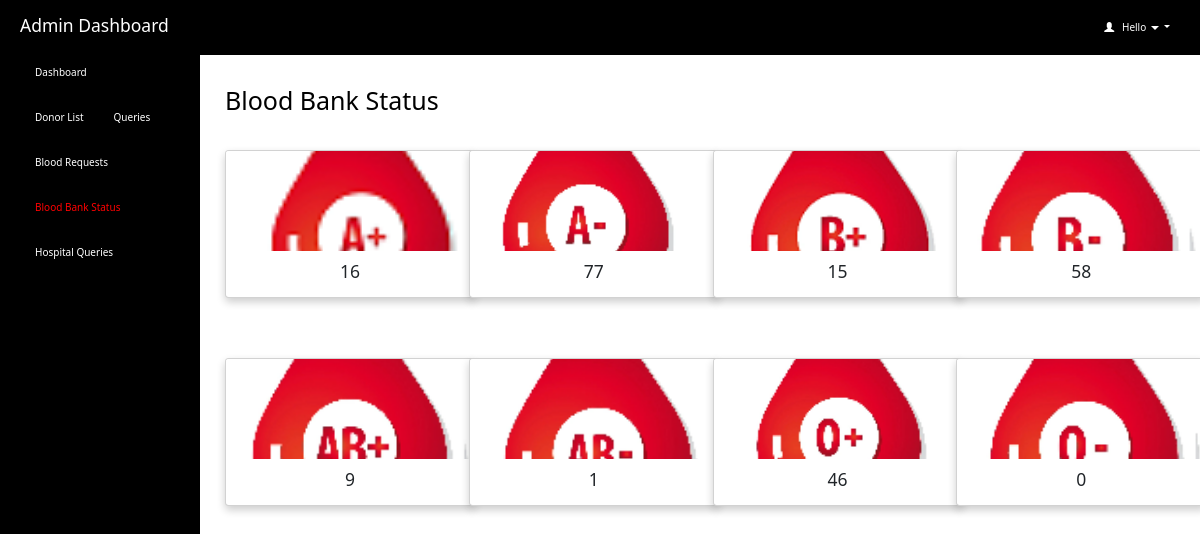
The app's page /admin/blood_status.php (signed in) with its own data.
### tables this page shows
CREATE TABLE `blood_units` (
  `id` int(200) NOT NULL,
  `blood_group` varchar(10) NOT NULL,
  `units` int(200) NOT NULL
);

### admin/blood_status.php (the view, shortened to what this page needs)
<html>
<head>
  <link rel="stylesheet" href="https://maxcdn.bootstrapcdn.com/bootstrap/3.4.1/css/bootstrap.min.css">
</head>
<body style="color:black;" >
  <?php
    if (isset($_SESSION['loggedin']) && $_SESSION['loggedin'] == true) {
    ?>
<div id="header">
<?php include 'header.php';
?>
</div>
<div id="sidebar">
<?php
include 'sidebar.php'; ?>
</div>
<div id="content">
  <div class="content-wrapper">
    <div class="container-fluid">
          <div class="container mt-5">
          <h1>Blood Bank Status</h1><br><br>
          <div class="row">
      <div class="col-md-3">
        <div class="card">
        <img src="./admin_image/Apos.png" class="card-img-top" >
          <div class="card-body">
            <div class="stat-panel text-center">
                    <?php
                      $sql ="SELECT * from blood_units WHERE blood_group='A+'";
                      $result=mysqli_query($connection,$sql) or die("query failed.");
                      $row=mysqli_fetch_assoc($result);
                      $units = $row['units'];
                    ?>
                    <div class="stat-panel-number h3"><?php echo $units?></div>
            </div>
          </div>
        </div>
      </div>
      <div class="col-md-3">
        <div class="card">
        <img src="./admin_image/aneg.png" class="card-img-top" >
            <div class="card-body">
            <div class="stat-panel text-center">
                    <?php
                      $sql1 ="SELECT * from blood_units WHERE blood_group='A-'";
                      $result1=mysqli_query($connection,$sql1) or die("query failed.");
                      $row1=mysqli_fetch_assoc($result1);
                      $units1 = $row1['units'];
                    ?>
                    <div class="stat-panel-number h3"><?php echo $units1?></div>
              </div>
          </div>
        </div>
      </div>
      <div class="col-md-3">
        <div class="card">
        <img src="./admin_image/bpos.png" class="card-img-top" >
            <div class="card-body">
                    <div class="stat-panel text-center">
                    <?php
                      $sql2 ="SELECT * from blood_units WHERE blood_group='B+'";
                      $result2=mysqli_query($connection,$sql2) or die("query failed.");
                      $row2=mysqli_fetch_assoc($result2);
                      $units2 = $row2['units'];
                    ?>
                    <div class="stat-panel-number h3"><?php echo $units2?></div>
              </div>
          </div>
        </div>
      </div>
      <div class="col-md-3">
        <div class="card">
        <img src="./admin_image/bneg.png" class="card-img-top" >
            <div class="card-body">
            <div class="stat-panel text-center">
                    <?php
                      $sql3 ="SELECT * from blood_units WHERE blood_group='B-'";
                      $result3=mysqli_query($connection,$sql3) or die("query failed.");
                      $row3=mysqli_fetch_assoc($result3);
                      $units3 = $row3['units'];
                    ?>
                    <div class="stat-panel-number h3"><?php echo $units3?></div>
            </div>
          </div>
        </div>
      </div>
    </div>
    <br><br><br><br>
      <div class="row">
      <div class="col-md-3">
        <div class="card">
        <img src="./admin_image/abpos.png" class="card-img-top" >
          <div class="card-body">
            <div class="stat-panel text-center">
                    <?php
                      $sql4 ="SELECT * from blood_units WHERE blood_group='AB+'";
                      $result4=mysqli_query($connection,$sql4) or die("query failed.");
                      $row4=mysqli_fetch_assoc($result4);
                      $units4 = $row4['units'];
                    ?>
                    <div class="stat-panel-number h3"><?php echo $units4?></div>
            </div>
          </div>
        </div>
      </div>
      <div class="col-md-3">
        <div class="card">
        <img src="./admin_image/abneg.png" class="card-img-top" >
            <div class="card-body">
            <div class="stat-panel text-center">
                    <?php
                      $sql5 ="SELECT * from blood_units WHERE blood_group='AB-'";
                      $result5=mysqli_query($connection,$sql5) or die("query failed.");
                      $row5=mysqli_fetch_assoc($result5);
                      $units5 = $row5['units'];
                    ?>
                    <div class="stat-panel-number h3"><?php echo $units5?></div>
              </div>
          </div>
        </div>
      </div>
      <div class="col-md-3">
        <div class="card">
        <img src="./admin_image/opos.png" class="card-img-top" >
            <div class="card-body">
            <div class="stat-panel text-center">
                     <?php
                      $sql6 ="SELECT * from blood_units WHERE blood_group='O+'";
                      $result6=mysqli_query($connection,$sql6) or die("query failed.");
                      $row6=mysqli_fetch_assoc($result6);
                      $units6 = $row6['units'];
                    ?>
                    <div class="stat-panel-number h3"><?php echo $units6?></div>
              </div>
          </div>
        </div>
      </div>
      <div class="col-md-3">
        <div class="card">
        <img src="./admin_image/oneg.png" class="card-img-top" >
            <div class="card-body">
            <div class="stat-panel text-center">
                    <?php
                      $sql7 ="SELECT * from blood_units WHERE blood_group='O-'";
                      $result7=mysqli_query($connection,$sql7) or die("query failed.");
                      $row7=mysqli_fetch_assoc($result7);
                      $units7 = $row7['units'];
                    ?>
                    <div class="stat-panel-number h3"><?php echo $units7?></div>
            </div>
          </div>
        </div>
      </div>
    </div>
  </div>
 <?php }
  ?>
</body>
</html>

### admin/blood_status.php (style rules this page uses)
.card { transition: transform 0.3s; box-shadow: 0 4px 8px 0 rgba(0, 0, 0, 0.2); height:150px; width:250px; }
.card-img-top { object-fit: cover; height: 100px; display:block; margin-left:auto; margin-right:auto; }
#sidebar { position:fixed; margin-top:-20px }
#content { position:relative; margin-left:210px }

### records on screen
blood_units: units "16"
blood_units: units "77"
blood_units: units "15"
blood_units: units "58"
blood_units: units "9"
blood_units: units "1"
blood_units: units "46"
blood_units: units "0"
